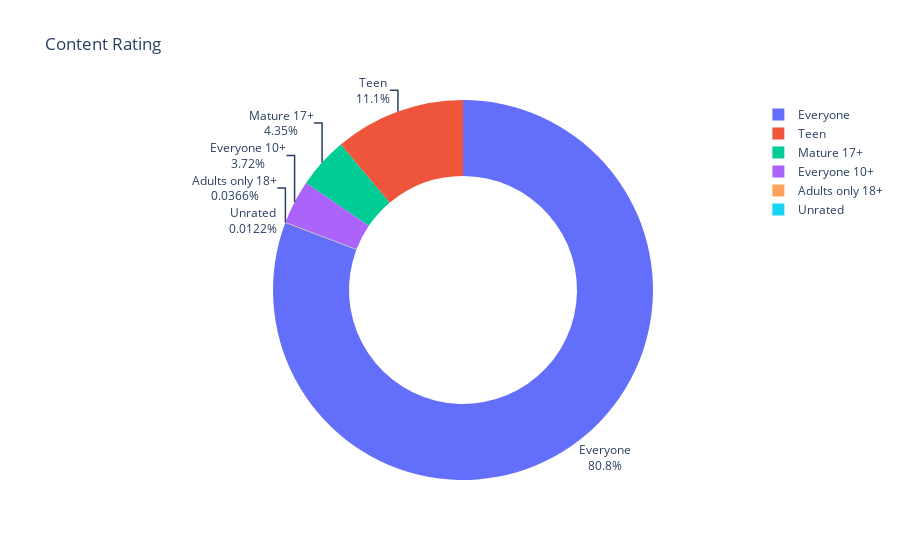

The notebook cell this image was saved under:
### Code cell
#Pie chart
ratings = clean_data.Content_Rating.value_counts()
fig = px.pie(labels=ratings.index, values=ratings.values, title='Content Rating', names=ratings.index, hole=0.6)
fig.update_traces(textposition='outside', textinfo = 'percent+label')
fig.show()

### Figure 1 — Plotly figure (JSON) as saved in the notebook; plotly's stock layout.template omitted (floating-point values rounded to 4 significant figures)
{"data": [{"domain": {"x": [0, 1], "y": [0, 1]}, "hole": 0.6, "hovertemplate": "label=%{label}<br>value=%{value}<extra></extra>", "labels": ["Everyone", "Teen", "Mature 17+", "Everyone 10+", "Adults only 18+", "Unrated"], "legendgroup": "", "name": "", "showlegend": true, "textinfo": "percent+label", "textposition": "outside", "type": "pie", "values": [6621, 912, 357, 305, 3, 1]}], "layout": {"legend": {"tracegroupgap": 0}, "title": {"text": "Content Rating"}}}
